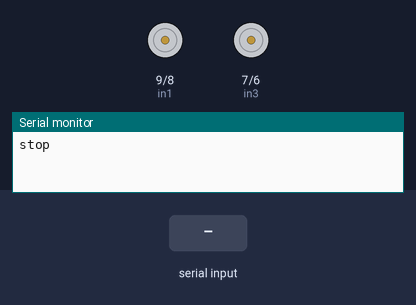
Bench run of a sketch on a simulated Arduino Uno, built with avr-gcc and run on an emulated ATmega328P. Parts: motor-driver pin pairs drawn as motors (green arrow = first pin HIGH = forward, orange = second pin HIGH = backward, longer = more drive, scaled by the enable pin), the last lines printed to the serial monitor. The test bench sets the inputs (shaded band).

Above: at 1.2 s.
1.3 s: "w" received over Serial
At 2.1 s:
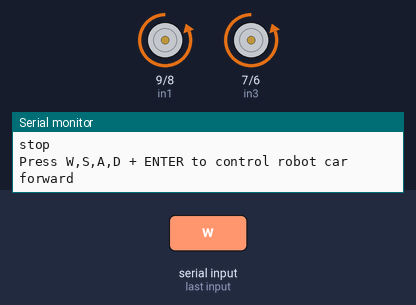
3.8 s: "s" received over Serial
At 4.6 s:
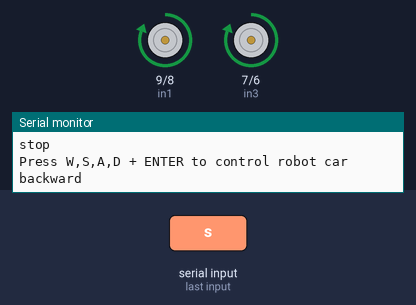
6.3 s: "a" received over Serial
At 7.1 s:
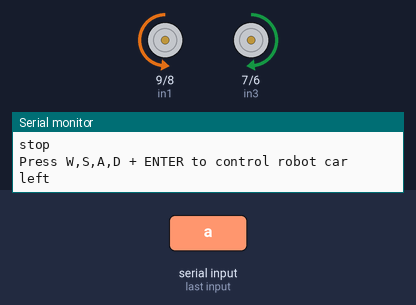
8.8 s: "d" received over Serial
At 9.6 s:
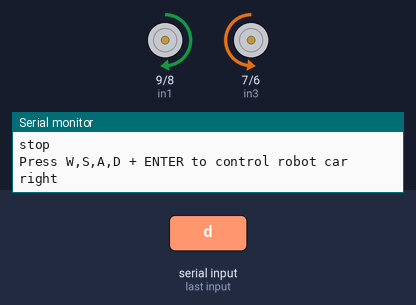
11.3 s: "w" received over Serial
At 13.5 s:
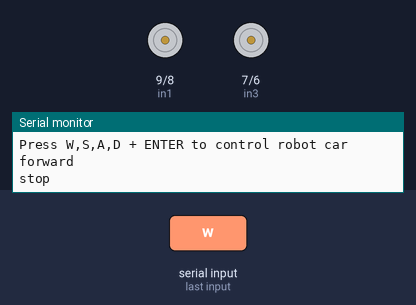
13.8 s: "s" received over Serial
At 14.6 s:
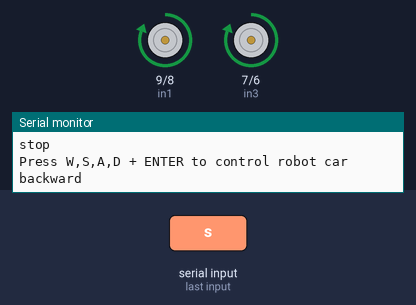
Timing chart, 0 to 16.8 s (numbered marks = the images above; inputs shaded):
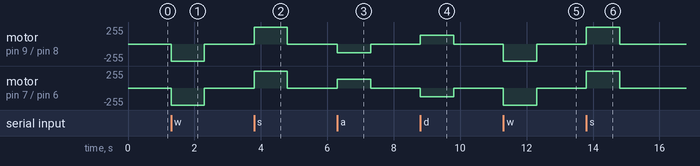

Measured:
- after the input at 1.3 s, motor on pin 9 (in1) / pin 8 (in2), motor on pin 7 (in3) / pin 6 (in4): stopped → backward 255/255 at once, → stopped 1.0 s later
- after the input at 3.8 s, motor on pin 9 (in1) / pin 8 (in2), motor on pin 7 (in3) / pin 6 (in4): stopped → forward 255/255 at once, → stopped 1.0 s later
- after the input at 6.3 s, motor on pin 9 (in1) / pin 8 (in2): stopped → backward 130/255 at once, → stopped 1.0 s later; motor on pin 7 (in3) / pin 6 (in4): stopped → forward 130/255 at once, → stopped 1.0 s later
- after the input at 8.8 s, motor on pin 9 (in1) / pin 8 (in2): stopped → forward 130/255 at once, → stopped 1.0 s later; motor on pin 7 (in3) / pin 6 (in4): stopped → backward 130/255 at once, → stopped 1.0 s later
- after the input at 11.3 s, motor on pin 9 (in1) / pin 8 (in2), motor on pin 7 (in3) / pin 6 (in4): stopped → backward 255/255 at once, → stopped 1.0 s later
- after the input at 13.8 s, motor on pin 9 (in1) / pin 8 (in2), motor on pin 7 (in3) / pin 6 (in4): stopped → forward 255/255 at once, → stopped 1.0 s later

The sketch:

bluetooth.remote.control.ino
```cpp
//
// Elegoo Smart Robot Car
//
// Four direction moving with remote control by bluetooth.
//
// @author Peter Perger <perger1984@gmail.com>
// @since 2016
//

//-----------------------------------------------------------------------------
// Variable Declarations
//-----------------------------------------------------------------------------

// Pins of motor connection port (MCP) 1 - Tyres on right side of car
int in1 = 9;
int in2 = 8;
// Pins of motor connection port (MCP) 2 - Tyres on left side of car
int in3 = 7;
int in4 = 6;
// Pin for control of speed of motors on right
int ENA = 10;
// Pin for control of speed of motors on left
int ENB = 5;
// Turning speed (0-255)
int ABS = 130;
// Input byte from communication channel (bluetooth)
char inputByte;

//-----------------------------------------------------------------------------
// Functions
//-----------------------------------------------------------------------------

// Move
//
// @param String  direction Direction of car
// @param Boolean scwt      Speed control write type
// @param Integer scv       Speed control value
// @param String  mcp1      Motor connection port 1
// @param String  mcp2      Motor connection port 2
// @param Integrr wait      Runtime of car
void move(String direction, boolean scwt, int scv, String mcp1, String mcp2, int wait)
{
  // Print to serial output (show up on remote device)
  Serial.println(direction);

  // Code for DC motor status (MCP1)
  if (scwt) {
    analogWrite(ENA, scv);
  } else {
    digitalWrite(ENA, scv == 1 ? HIGH : LOW);
  }
  digitalWrite(in1, mcp1.charAt(0) == '1' ? HIGH : LOW);
  digitalWrite(in2, mcp1.charAt(1) == '1' ? HIGH : LOW);

  // Code for DC motor status (MCP2)
  if (scwt) {
    analogWrite(ENB, scv);
  } else {
    digitalWrite(ENB, scv == 1 ? HIGH : LOW);
  }
  digitalWrite(in3, mcp2.charAt(0) == '1' ? HIGH : LOW);
  digitalWrite(in4, mcp2.charAt(1) == '1' ? HIGH : LOW);

  // Wait 1 secound
  delay(wait);

  // Stop the car
  stop();
}

void forward()
{
  // Code: 01 - DC motor status: Forward (MCP1, MCP2)
  move("forward", false, 1, "01", "01", 1000);
}

void backward()
{
  // Code: 10 - DC motor status: Backward (MCP1, MCP2)
  move("backward", false, 1, "10", "10", 1000);
}

void left()
{
  // Code: 01, 10 - DC motor status: Forward (MCP1), Backward (MCP2)
  move("left", true, ABS, "01", "10", 1000);
}
void right()
{
  // Code: 10, 01 - DC motor status: Backward (MCP1), Forward (MCP2)
  move("right", true, ABS, "10", "01", 1000);
}

void stop()
{
  Serial.println("stop");
  digitalWrite(ENA, LOW);
  digitalWrite(ENB, LOW);
}

//-----------------------------------------------------------------------------
// Setup - Run only once, when power up the car
//-----------------------------------------------------------------------------

void setup()
{
  // Set the defined pins to the output
  pinMode(in1, OUTPUT);
  pinMode(in2, OUTPUT);
  pinMode(in3, OUTPUT);
  pinMode(in4, OUTPUT);
  pinMode(ENA, OUTPUT);
  pinMode(ENB, OUTPUT);

  // Open the serial port and set the baud rate to 9600
  Serial.begin(9600);

  // Stop the car
  stop();
}

//-----------------------------------------------------------------------------
// Loop for main code - Countinously running...
//-----------------------------------------------------------------------------

void loop()
{
  // Wait for connection
  while (!Serial.available());

  // Print to serial output (show up on remote device)
  Serial.println("Press W,S,A,D + ENTER to control robot car");

  // Read char (byte) from serial port
  inputByte = Serial.read();

  // Move car into the selected direction by given input
  switch (inputByte) {
    case 'w':
      forward();
      break;
    case 's':
      backward();
      break;
    case 'a':
      left();
      break;
    case 'd':
      right();
      break;
  }

  // Wait half a secound
  delay(500);
}
```
